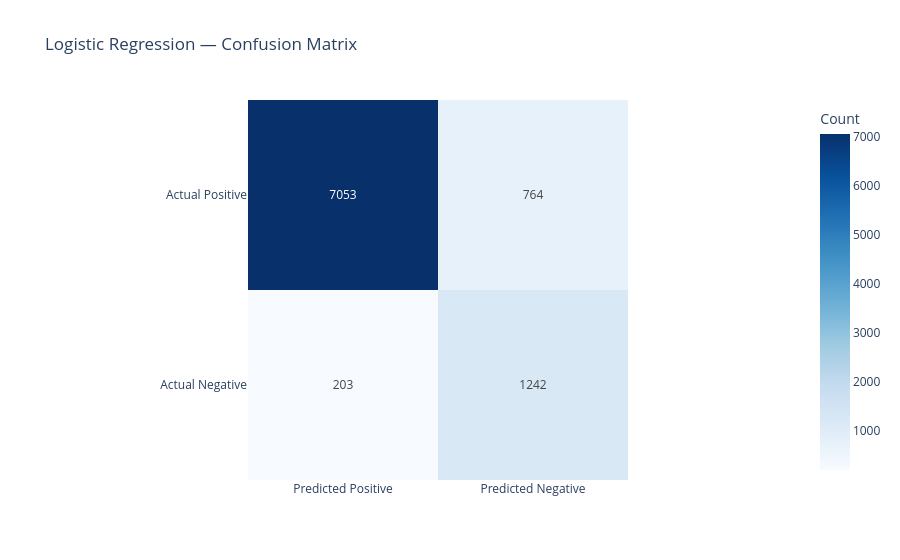

Here is the notebook cell this chart was saved with:
### Code cell
cm = confusion_matrix(y_test, y_pred, labels=['Positive', 'Negative'])
cm_df = pd.DataFrame(cm, index=['Actual Positive', 'Actual Negative'],
                     columns=['Predicted Positive', 'Predicted Negative'])

fig = px.imshow(cm_df, text_auto=True, color_continuous_scale='Blues',
    title='Logistic Regression — Confusion Matrix',
    labels=dict(color='Count')
)
fig.update_layout(template='plotly_white')
fig.show()
fig.write_html('../outputs/04_confusion_matrix.html')

### Figure 1 — Plotly figure (JSON) as saved in the notebook; plotly's stock layout.template omitted (floating-point values rounded to 4 significant figures)
{"data": [{"coloraxis": "coloraxis", "hovertemplate": "x: %{x}<br>y: %{y}<br>Count: %{z}<extra></extra>", "name": "0", "texttemplate": "%{z}", "type": "heatmap", "x": ["Predicted Positive", "Predicted Negative"], "xaxis": "x", "y": ["Actual Positive", "Actual Negative"], "yaxis": "y", "z": [[7053, 764], [203, 1242]]}], "layout": {"coloraxis": {"autocolorscale": false, "colorbar": {"title": {"text": "Count"}}, "colorscale": [[0, "rgb(247,251,255)"], [0.125, "rgb(222,235,247)"], [0.25, "rgb(198,219,239)"], [0.375, "rgb(158,202,225)"], [0.5, "rgb(107,174,214)"], [0.625, "rgb(66,146,198)"], [0.75, "rgb(33,113,181)"], [0.875, "rgb(8,81,156)"], [1, "rgb(8,48,107)"]]}, "title": {"text": "Logistic Regression — Confusion Matrix"}, "xaxis": {"anchor": "y", "constrain": "domain", "domain": [0, 1], "scaleanchor": "y"}, "yaxis": {"anchor": "x", "autorange": "reversed", "constrain": "domain", "domain": [0, 1]}}}
